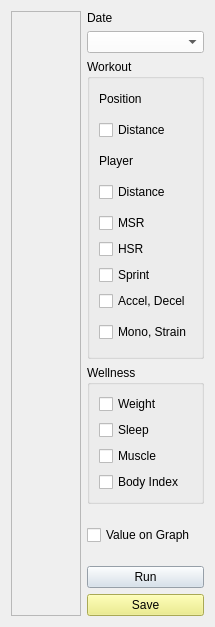
     <widget class="QWidget" name="tabDGraph">
      <attribute name="title">
       <string>D-Graph</string>
      </attribute>
      <layout class="QHBoxLayout" name="horizontalLayout_3">
       <item>
        <layout class="QHBoxLayout" name="horizontalLayout_13">
         <item>
          <widget class="QScrollArea" name="scrollAreaDayGraph">
           <property name="frameShape">
            <enum>QFrame::StyledPanel</enum>
           </property>
           <property name="frameShadow">
            <enum>QFrame::Sunken</enum>
           </property>
           <property name="lineWidth">
            <number>1</number>
           </property>
           <property name="sizeAdjustPolicy">
            <enum>QAbstractScrollArea::AdjustToContents</enum>
           </property>
           <property name="widgetResizable">
            <bool>true</bool>
           </property>
           <property name="alignment">
            <set>Qt::AlignCenter</set>
           </property>
           <widget class="QWidget" name="scrollAreaWidgetContents_2">
            <property name="geometry">
             <rect>
              <x>0</x>
              <y>0</y>
              <width>924</width>
              <height>716</height>
             </rect>
            </property>
           </widget>
          </widget>
         </item>
         <item>
          <layout class="QVBoxLayout" name="verticalLayout_5">
           <item>
            <layout class="QVBoxLayout" name="verticalLayout_15">
             <item>
              <widget class="QLabel" name="labelGraphDate">
               <property name="maximumSize">
                <size>
                 <width>16777215</width>
                 <height>30</height>
                </size>
               </property>
               <property name="text">
                <string>Date</string>
               </property>
              </widget>
             </item>
             <item>
              <widget class="QComboBox" name="comboGraphDate">
               <property name="maximumSize">
                <size>
                 <width>16777215</width>
                 <height>30</height>
                </size>
               </property>
               <property name="styleSheet">
                <string notr="true">background-color: rgb(255, 255, 255);</string>
               </property>
              </widget>
             </item>
            </layout>
           </item>
           <item>
            <layout class="QVBoxLayout" name="verticalLayout_19">
             <item>
              <widget class="QGroupBox" name="groupDGraphWork">
               <property name="minimumSize">
                <size>
                 <width>0</width>
                 <height>300</height>
                </size>
               </property>
               <property name="maximumSize">
                <size>
                 <width>16777215</width>
                 <height>16777215</height>
                </size>
               </property>
               <property name="title">
                <string>Workout</string>
               </property>
               <layout class="QVBoxLayout" name="verticalLayout_21">
                <item>
                 <widget class="QLabel" name="label">
                  <property name="maximumSize">
                   <size>
                    <width>16777215</width>
                    <height>30</height>
                   </size>
                  </property>
                  <property name="text">
                   <string>Position</string>
                  </property>
                 </widget>
                </item>
                <item>
                 <widget class="QCheckBox" name="checkDDistancePosition">
                  <property name="minimumSize">
                   <size>
                    <width>0</width>
                    <height>30</height>
                   </size>
                  </property>
                  <property name="text">
                   <string>Distance</string>
                  </property>
                 </widget>
                </item>
                <item>
                 <widget class="QLabel" name="label_2">
                  <property name="maximumSize">
                   <size>
                    <width>16777215</width>
                    <height>30</height>
                   </size>
                  </property>
                  <property name="text">
                   <string>Player</string>
                  </property>
                 </widget>
                </item>
                <item>
                 <widget class="QCheckBox" name="checkDDistancePlayer">
                  <property name="minimumSize">
                   <size>
                    <width>0</width>
                    <height>30</height>
                   </size>
                  </property>
                  <property name="text">
                   <string>Distance</string>
                  </property>
                 </widget>
                </item>
                <item>
                 <widget class="QCheckBox" name="checkDMSR">
                  <property name="text">
                   <string>MSR</string>
                  </property>
                 </widget>
                </item>
                <item>
                 <widget class="QCheckBox" name="checkDHSR">
                  <property name="text">
                   <string>HSR</string>
                  </property>
                 </widget>
                </item>
                <item>
                 <widget class="QCheckBox" name="checkDSprint">
                  <property name="text">
                   <string>Sprint</string>
                  </property>
                 </widget>
                </item>
                <item>
                 <widget class="QCheckBox" name="checkDAccel">
                  <property name="text">
                   <string>Accel, Decel</string>
                  </property>
                 </widget>
                </item>
                <item>
                 <widget class="QCheckBox" name="checkDMono">
                  <property name="minimumSize">
                   <size>
                    <width>0</width>
                    <height>30</height>
                   </size>
                  </property>
                  <property name="text">
                   <string>Mono, Strain</string>
                  </property>
                 </widget>
                </item>
               </layout>
              </widget>
             </item>
             <item>
              <widget class="QGroupBox" name="groupBox_12">
               <property name="minimumSize">
                <size>
                 <width>0</width>
                 <height>120</height>
                </size>
               </property>
               <property name="title">
                <string>Wellness</string>
               </property>
               <layout class="QVBoxLayout" name="verticalLayout_53">
                <item>
                 <widget class="QCheckBox" name="checkDWeight">
                  <property name="text">
                   <string>Weight</string>
                  </property>
                 </widget>
                </item>
                <item>
                 <widget class="QCheckBox" name="checkDSleep">
                  <property name="text">
                   <string>Sleep</string>
                  </property>
                 </widget>
                </item>
                <item>
                 <widget class="QCheckBox" name="checkDMuscle">
                  <property name="text">
                   <string>Muscle</string>
                  </property>
                 </widget>
                </item>
                <item>
                 <widget class="QCheckBox" name="checkDBI">
                  <property name="text">
                   <string>Body Index</string>
                  </property>
                 </widget>
                </item>
               </layout>
              </widget>
             </item>
            </layout>
           </item>
           <item>
            <layout class="QVBoxLayout" name="verticalLayout_22">
             <item>
              <widget class="QCheckBox" name="checkDayValue">
               <property name="minimumSize">
                <size>
                 <width>0</width>
                 <height>50</height>
                </size>
               </property>
               <property name="text">
                <string>Value on Graph</string>
               </property>
              </widget>
             </item>
             <item>
              <widget class="QPushButton" name="pushButtonDGraphRun">
               <property name="maximumSize">
                <size>
                 <width>16777215</width>
                 <height>30</height>
                </size>
               </property>
               <property name="styleSheet">
                <string notr="true">background-color: rgb(210, 223, 235);</string>
               </property>
               <property name="text">
                <string>Run</string>
               </property>
              </widget>
             </item>
             <item>
              <widget class="QPushButton" name="pushButtonDGraphSave">
               <property name="maximumSize">
                <size>
                 <width>16777215</width>
                 <height>30</height>
                </size>
               </property>
               <property name="styleSheet">
                <string notr="true">background-color: rgb(236, 236, 117);</string>
               </property>
               <property name="text">
                <string>Save</string>
               </property>
              </widget>
             </item>
            </layout>
           </item>
          </layout>
         </item>
        </layout>
       </item>
      </layout>
     </widget>
